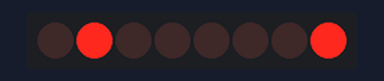
Simulated run of this sketch. Board: Arduino Uno, built with avr-gcc and run on an emulated ATmega328P. Parts: 8 shift-register outputs drawn as a row of LEDs (first output left, lit = HIGH). Wiring (inferred from the names in the program): shift register (74HC595): data pin 11; shift clock pin 12; latch pin 8. Wiring (inferred from the signals the program sends): row of LEDs: on Q0, Q1, Q2, Q3, Q4, Q5, Q6, Q7.

Above: at 0.1 s.
At 5.43 s:
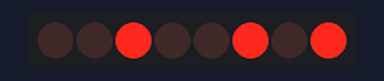
At 11.2 s:
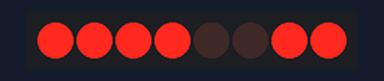
At 16.55 s:
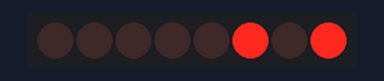
At 22.3 s:
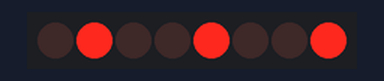
At 33.4 s:
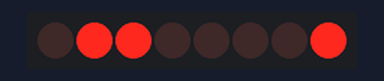
Timing chart, 0 to 40.0 s (numbered marks = the images above):
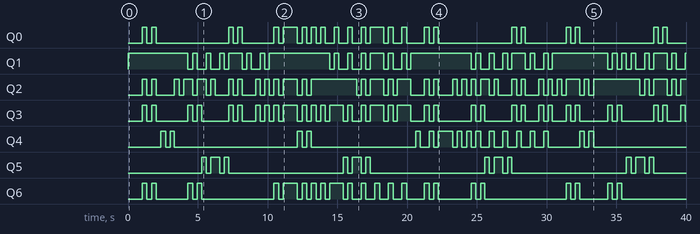

The sketch:

DualSevenSegment.ino
```cpp
//Derived from - ShiftOut.ino
//New code by Robert Miller
//25-6/01/16

int latchPin = 8;
int clockPin = 12;
int dataPin = 11;
int dataPin2 = 13;

byte charMap[] =  {B01111101, B00110000, B01101101, B01111001, B00110011, B01011011, B01011111, B01110000, B01111111, B01110011};


int numElements = sizeof(charMap);

void setup() {
  pinMode(latchPin, OUTPUT);
  pinMode(clockPin, OUTPUT);
  pinMode(dataPin, OUTPUT);
  pinMode(dataPin2, OUTPUT);
}

void loop() {

  for (int q = 0; q < numElements; q++) {

  for (int cyu = 0; cyu < numElements; cyu++) {

  for (int kek = 0; kek < 50; kek++) {

 digitalWrite(dataPin2, HIGH);
 shiftOut(dataPin, clockPin, MSBFIRST, charMap[q]);
 digitalWrite(latchPin, HIGH);
 digitalWrite(latchPin, LOW);
 delay(10);
 digitalWrite(dataPin2, LOW);
 shiftOut(dataPin, clockPin, MSBFIRST, charMap[cyu]);
 digitalWrite(latchPin, HIGH);
 digitalWrite(latchPin, LOW);
 delay(10);
   }
 }

}
}
```

Measured:
- by itself, Q0: LOW → HIGH at 1.0 s, → LOW 0.33 s later, → HIGH 0.33 s later, → LOW 0.33 s later, … (46 changes in this stretch)
- by itself, Q1: LOW → HIGH at 0.00 s, → LOW 4.3 s later, → HIGH 0.33 s later, → LOW 0.33 s later, … (57 changes in this stretch)
- by itself, Q2: LOW → HIGH at 1.0 s, → LOW 0.33 s later, → HIGH 0.33 s later, → LOW 0.33 s later, … (73 changes in this stretch)
- by itself, Q3: LOW → HIGH at 1.0 s, → LOW 0.33 s later, → HIGH 0.33 s later, → LOW 0.33 s later, … (68 changes in this stretch)
- by itself, Q4: LOW → HIGH at 2.4 s, → LOW 0.33 s later, → HIGH 0.33 s later, → LOW 0.30 s later, … (34 changes in this stretch)
- by itself, Q5: repeats every 10.2 s: LOW 0.33 s, HIGH 0.64 s, LOW 0.33 s, HIGH 0.30 s, LOW 8.2 s, HIGH 0.33 s
- by itself, Q6: LOW → HIGH at 1.0 s, → LOW 0.33 s later, → HIGH 0.33 s later, → LOW 0.33 s later, … (46 changes in this stretch)
